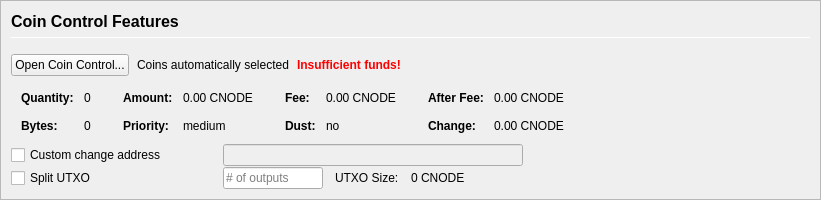
         <widget class="QFrame" name="frameCoinControl">
          <property name="sizePolicy">
           <sizepolicy hsizetype="Expanding" vsizetype="Expanding">
            <horstretch>0</horstretch>
            <verstretch>0</verstretch>
           </sizepolicy>
          </property>
          <property name="maximumSize">
           <size>
            <width>16777215</width>
            <height>16777215</height>
           </size>
          </property>
          <property name="frameShape">
           <enum>QFrame::StyledPanel</enum>
          </property>
          <property name="frameShadow">
           <enum>QFrame::Sunken</enum>
          </property>
          <layout class="QVBoxLayout" name="verticalLayoutCoinControl2">
           <property name="spacing">
            <number>0</number>
           </property>
           <property name="leftMargin">
            <number>0</number>
           </property>
           <property name="topMargin">
            <number>0</number>
           </property>
           <property name="rightMargin">
            <number>0</number>
           </property>
           <property name="bottomMargin">
            <number>0</number>
           </property>
           <item>
            <widget class="QFrame" name="frameCoinControl_BG">
             <layout class="QVBoxLayout" name="verticalLayoutCoinControl" stretch="0,0,0,0,0,0">
              <property name="spacing">
               <number>1</number>
              </property>
              <property name="leftMargin">
               <number>10</number>
              </property>
              <property name="topMargin">
               <number>10</number>
              </property>
              <item>
               <layout class="QHBoxLayout" name="horizontalLayoutCoinControl1">
                <property name="bottomMargin">
                 <number>15</number>
                </property>
                <item>
                 <layout class="QVBoxLayout" name="verticalLayout_3">
                  <property name="spacing">
                   <number>6</number>
                  </property>
                  <item>
                   <widget class="QLabel" name="labelCoinControlFeatures">
                    <property name="sizePolicy">
                     <sizepolicy hsizetype="Preferred" vsizetype="Maximum">
                      <horstretch>0</horstretch>
                      <verstretch>0</verstretch>
                     </sizepolicy>
                    </property>
                    <property name="minimumSize">
                     <size>
                      <width>0</width>
                      <height>20</height>
                     </size>
                    </property>
                    <property name="font">
                     <font>
                      <pointsize>12</pointsize>
                      <weight>75</weight>
                      <bold>true</bold>
                     </font>
                    </property>
                    <property name="styleSheet">
                     <string notr="true">font-weight:bold;</string>
                    </property>
                    <property name="text">
                     <string>Coin Control Features</string>
                    </property>
                   </widget>
                  </item>
                  <item>
                   <widget class="Line" name="line">
                    <property name="minimumSize">
                     <size>
                      <width>0</width>
                      <height>1</height>
                     </size>
                    </property>
                    <property name="maximumSize">
                     <size>
                      <width>16777215</width>
                      <height>1</height>
                     </size>
                    </property>
                    <property name="orientation">
                     <enum>Qt::Horizontal</enum>
                    </property>
                   </widget>
                  </item>
                 </layout>
                </item>
               </layout>
              </item>
              <item>
               <layout class="QHBoxLayout" name="horizontalLayoutCoinControl2" stretch="0,0,0,0">
                <property name="spacing">
                 <number>8</number>
                </property>
                <property name="bottomMargin">
                 <number>10</number>
                </property>
                <item>
                 <widget class="QPushButton" name="pushButtonCoinControl">
                  <property name="styleSheet">
                   <string notr="true"/>
                  </property>
                  <property name="text">
                   <string>Open Coin Control...</string>
                  </property>
                  <property name="autoDefault">
                   <bool>false</bool>
                  </property>
                 </widget>
                </item>
                <item>
                 <widget class="QLabel" name="labelCoinControlAutomaticallySelected">
                  <property name="text">
                   <string>Coins automatically selected</string>
                  </property>
                  <property name="margin">
                   <number>5</number>
                  </property>
                 </widget>
                </item>
                <item>
                 <widget class="QLabel" name="labelCoinControlInsuffFunds">
                  <property name="font">
                   <font>
                    <weight>75</weight>
                    <bold>true</bold>
                   </font>
                  </property>
                  <property name="styleSheet">
                   <string notr="true">color:red;font-weight:bold;</string>
                  </property>
                  <property name="text">
                   <string>Insufficient funds!</string>
                  </property>
                  <property name="margin">
                   <number>5</number>
                  </property>
                 </widget>
                </item>
                <item>
                 <spacer name="horizontalSpacerCoinControl">
                  <property name="orientation">
                   <enum>Qt::Horizontal</enum>
                  </property>
                  <property name="sizeHint" stdset="0">
                   <size>
                    <width>40</width>
                    <height>1</height>
                   </size>
                  </property>
                 </spacer>
                </item>
               </layout>
              </item>
              <item>
               <widget class="QWidget" name="widgetCoinControl" native="true">
                <property name="sizePolicy">
                 <sizepolicy hsizetype="Preferred" vsizetype="Preferred">
                  <horstretch>0</horstretch>
                  <verstretch>0</verstretch>
                 </sizepolicy>
                </property>
                <property name="minimumSize">
                 <size>
                  <width>0</width>
                  <height>0</height>
                 </size>
                </property>
                <property name="styleSheet">
                 <string notr="true"/>
                </property>
                <layout class="QHBoxLayout" name="horizontalLayoutCoinControl5">
                 <property name="leftMargin">
                  <number>0</number>
                 </property>
                 <property name="topMargin">
                  <number>0</number>
                 </property>
                 <property name="rightMargin">
                  <number>0</number>
                 </property>
                 <property name="bottomMargin">
                  <number>0</number>
                 </property>
                 <item>
                  <layout class="QHBoxLayout" name="horizontalLayoutCoinControl3" stretch="0,0,0,1">
                   <property name="spacing">
                    <number>20</number>
                   </property>
                   <property name="topMargin">
                    <number>0</number>
                   </property>
                   <property name="bottomMargin">
                    <number>10</number>
                   </property>
                   <item>
                    <layout class="QFormLayout" name="formLayoutCoinControl1">
                     <property name="horizontalSpacing">
                      <number>10</number>
                     </property>
                     <property name="verticalSpacing">
                      <number>14</number>
                     </property>
                     <property name="leftMargin">
                      <number>10</number>
                     </property>
                     <property name="topMargin">
                      <number>4</number>
                     </property>
                     <property name="rightMargin">
                      <number>6</number>
                     </property>
                     <item row="0" column="0">
                      <widget class="QLabel" name="labelCoinControlQuantityText">
                       <property name="font">
                        <font>
                         <weight>75</weight>
                         <bold>true</bold>
                        </font>
                       </property>
                       <property name="text">
                        <string>Quantity:</string>
                       </property>
                       <property name="margin">
                        <number>0</number>
                       </property>
                      </widget>
                     </item>
                     <item row="0" column="1">
                      <widget class="QLabel" name="labelCoinControlQuantity">
                       <property name="cursor">
                        <cursorShape>IBeamCursor</cursorShape>
                       </property>
                       <property name="contextMenuPolicy">
                        <enum>Qt::ActionsContextMenu</enum>
                       </property>
                       <property name="text">
                        <string notr="true">0</string>
                       </property>
                       <property name="margin">
                        <number>0</number>
                       </property>
                       <property name="textInteractionFlags">
                        <set>Qt::LinksAccessibleByMouse|Qt::TextSelectableByKeyboard|Qt::TextSelectableByMouse</set>
                       </property>
                      </widget>
                     </item>
                     <item row="1" column="0">
                      <widget class="QLabel" name="labelCoinControlBytesText">
                       <property name="font">
                        <font>
                         <weight>75</weight>
                         <bold>true</bold>
                        </font>
                       </property>
                       <property name="text">
                        <string>Bytes:</string>
                       </property>
                      </widget>
                     </item>
                     <item row="1" column="1">
                      <widget class="QLabel" name="labelCoinControlBytes">
                       <property name="cursor">
                        <cursorShape>IBeamCursor</cursorShape>
                       </property>
                       <property name="contextMenuPolicy">
                        <enum>Qt::ActionsContextMenu</enum>
                       </property>
                       <property name="text">
                        <string notr="true">0</string>
                       </property>
                       <property name="textInteractionFlags">
                        <set>Qt::LinksAccessibleByMouse|Qt::TextSelectableByKeyboard|Qt::TextSelectableByMouse</set>
                       </property>
                      </widget>
                     </item>
                    </layout>
                   </item>
                   <item>
                    <layout class="QFormLayout" name="formLayoutCoinControl2">
                     <property name="horizontalSpacing">
                      <number>10</number>
                     </property>
                     <property name="verticalSpacing">
                      <number>14</number>
                     </property>
                     <property name="leftMargin">
                      <number>6</number>
                     </property>
                     <property name="topMargin">
                      <number>4</number>
                     </property>
                     <property name="rightMargin">
                      <number>6</number>
                     </property>
                     <item row="0" column="0">
                      <widget class="QLabel" name="labelCoinControlAmountText">
                       <property name="font">
                        <font>
                         <weight>75</weight>
                         <bold>true</bold>
                        </font>
                       </property>
                       <property name="text">
                        <string>Amount:</string>
                       </property>
                       <property name="margin">
                        <number>0</number>
                       </property>
                      </widget>
                     </item>
                     <item row="0" column="1">
                      <widget class="QLabel" name="labelCoinControlAmount">
                       <property name="cursor">
                        <cursorShape>IBeamCursor</cursorShape>
                       </property>
                       <property name="contextMenuPolicy">
                        <enum>Qt::ActionsContextMenu</enum>
                       </property>
                       <property name="text">
                        <string notr="true">0.00 CNODE</string>
                       </property>
                       <property name="textInteractionFlags">
                        <set>Qt::LinksAccessibleByMouse|Qt::TextSelectableByKeyboard|Qt::TextSelectableByMouse</set>
                       </property>
                      </widget>
                     </item>
                     <item row="1" column="0">
                      <widget class="QLabel" name="labelCoinControlPriorityText">
                       <property name="font">
                        <font>
                         <weight>75</weight>
                         <bold>true</bold>
                        </font>
                       </property>
                       <property name="text">
                        <string>Priority:</string>
                       </property>
                      </widget>
                     </item>
                     <item row="1" column="1">
                      <widget class="QLabel" name="labelCoinControlPriority">
                       <property name="cursor">
                        <cursorShape>IBeamCursor</cursorShape>
                       </property>
                       <property name="contextMenuPolicy">
                        <enum>Qt::ActionsContextMenu</enum>
                       </property>
                       <property name="text">
                        <string>medium</string>
                       </property>
                       <property name="textInteractionFlags">
                        <set>Qt::LinksAccessibleByMouse|Qt::TextSelectableByKeyboard|Qt::TextSelectableByMouse</set>
                       </property>
                      </widget>
                     </item>
                    </layout>
                   </item>
                   <item>
                    <layout class="QFormLayout" name="formLayoutCoinControl3">
                     <property name="horizontalSpacing">
                      <number>10</number>
                     </property>
                     <property name="verticalSpacing">
                      <number>14</number>
                     </property>
                     <property name="leftMargin">
                      <number>6</number>
                     </property>
                     <property name="topMargin">
                      <number>4</number>
                     </property>
                     <property name="rightMargin">
                      <number>6</number>
                     </property>
                     <item row="0" column="0">
                      <widget class="QLabel" name="labelCoinControlFeeText">
                       <property name="font">
                        <font>
                         <weight>75</weight>
                         <bold>true</bold>
                        </font>
                       </property>
                       <property name="text">
                        <string>Fee:</string>
                       </property>
                       <property name="margin">
                        <number>0</number>
                       </property>
                      </widget>
                     </item>
                     <item row="0" column="1">
                      <widget class="QLabel" name="labelCoinControlFee">
                       <property name="cursor">
                        <cursorShape>IBeamCursor</cursorShape>
                       </property>
                       <property name="contextMenuPolicy">
                        <enum>Qt::ActionsContextMenu</enum>
                       </property>
                       <property name="text">
                        <string notr="true">0.00 CNODE</string>
                       </property>
                       <property name="textInteractionFlags">
                        <set>Qt::LinksAccessibleByMouse|Qt::TextSelectableByKeyboard|Qt::TextSelectableByMouse</set>
                       </property>
                      </widget>
                     </item>
                     <item row="1" column="0">
                      <widget class="QLabel" name="labelCoinControlLowOutputText">
                       <property name="font">
                        <font>
                         <weight>75</weight>
                         <bold>true</bold>
                        </font>
                       </property>
                       <property name="text">
                        <string>Dust:</string>
                       </property>
                      </widget>
                     </item>
                     <item row="1" column="1">
                      <widget class="QLabel" name="labelCoinControlLowOutput">
                       <property name="cursor">
                        <cursorShape>IBeamCursor</cursorShape>
                       </property>
                       <property name="contextMenuPolicy">
                        <enum>Qt::ActionsContextMenu</enum>
                       </property>
                       <property name="text">
                        <string>no</string>
                       </property>
                       <property name="textInteractionFlags">
                        <set>Qt::LinksAccessibleByMouse|Qt::TextSelectableByKeyboard|Qt::TextSelectableByMouse</set>
                       </property>
                      </widget>
                     </item>
                    </layout>
                   </item>
                   <item>
                    <layout class="QFormLayout" name="formLayoutCoinControl4">
                     <property name="horizontalSpacing">
                      <number>10</number>
                     </property>
                     <property name="verticalSpacing">
                      <number>14</number>
                     </property>
                     <property name="leftMargin">
                      <number>6</number>
                     </property>
                     <property name="topMargin">
                      <number>4</number>
                     </property>
                     <property name="rightMargin">
                      <number>6</number>
                     </property>
                     <item row="0" column="0">
                      <widget class="QLabel" name="labelCoinControlAfterFeeText">
                       <property name="font">
                        <font>
                         <weight>75</weight>
                         <bold>true</bold>
                        </font>
                       </property>
                       <property name="text">
                        <string>After Fee:</string>
                       </property>
                       <property name="margin">
                        <number>0</number>
                       </property>
                      </widget>
                     </item>
                     <item row="0" column="1">
                      <widget class="QLabel" name="labelCoinControlAfterFee">
                       <property name="cursor">
                        <cursorShape>IBeamCursor</cursorShape>
                       </property>
                       <property name="contextMenuPolicy">
                        <enum>Qt::ActionsContextMenu</enum>
                       </property>
                       <property name="text">
                        <string notr="true">0.00 CNODE</string>
                       </property>
                       <property name="textInteractionFlags">
                        <set>Qt::LinksAccessibleByMouse|Qt::TextSelectableByKeyboard|Qt::TextSelectableByMouse</set>
                       </property>
                      </widget>
                     </item>
                     <item row="1" column="0">
                      <widget class="QLabel" name="labelCoinControlChangeText">
                       <property name="font">
                        <font>
                         <weight>75</weight>
                         <bold>true</bold>
                        </font>
                       </property>
                       <property name="text">
                        <string>Change:</string>
                       </property>
                      </widget>
                     </item>
                     <item row="1" column="1">
                      <widget class="QLabel" name="labelCoinControlChange">
                       <property name="cursor">
                        <cursorShape>IBeamCursor</cursorShape>
                       </property>
                       <property name="contextMenuPolicy">
                        <enum>Qt::ActionsContextMenu</enum>
                       </property>
                       <property name="text">
                        <string notr="true">0.00 CNODE</string>
                       </property>
                       <property name="textInteractionFlags">
                        <set>Qt::LinksAccessibleByMouse|Qt::TextSelectableByKeyboard|Qt::TextSelectableByMouse</set>
                       </property>
                      </widget>
                     </item>
                    </layout>
                   </item>
                  </layout>
                 </item>
                </layout>
               </widget>
              </item>
              <item>
               <layout class="QHBoxLayout" name="horizontalLayoutCoinControl4">
                <property name="spacing">
                 <number>12</number>
                </property>
                <property name="sizeConstraint">
                 <enum>QLayout::SetDefaultConstraint</enum>
                </property>
                <property name="topMargin">
                 <number>0</number>
                </property>
                <property name="rightMargin">
                 <number>0</number>
                </property>
                <item>
                 <widget class="QCheckBox" name="checkBoxCoinControlChange">
                  <property name="sizePolicy">
                   <sizepolicy hsizetype="Preferred" vsizetype="Preferred">
                    <horstretch>0</horstretch>
                    <verstretch>0</verstretch>
                   </sizepolicy>
                  </property>
                  <property name="minimumSize">
                   <size>
                    <width>200</width>
                    <height>0</height>
                   </size>
                  </property>
                  <property name="maximumSize">
                   <size>
                    <width>200</width>
                    <height>16777215</height>
                   </size>
                  </property>
                  <property name="toolTip">
                   <string>If this is activated, but the change address is empty or invalid, change will be sent to a newly generated address.</string>
                  </property>
                  <property name="text">
                   <string>Custom change address</string>
                  </property>
                 </widget>
                </item>
                <item>
                 <widget class="QValidatedLineEdit" name="lineEditCoinControlChange">
                  <property name="enabled">
                   <bool>false</bool>
                  </property>
                  <property name="sizePolicy">
                   <sizepolicy hsizetype="Preferred" vsizetype="Preferred">
                    <horstretch>0</horstretch>
                    <verstretch>0</verstretch>
                   </sizepolicy>
                  </property>
                  <property name="minimumSize">
                   <size>
                    <width>300</width>
                    <height>0</height>
                   </size>
                  </property>
                 </widget>
                </item>
                <item>
                 <widget class="QLabel" name="labelCoinControlChangeLabel">
                  <property name="sizePolicy">
                   <sizepolicy hsizetype="Preferred" vsizetype="Preferred">
                    <horstretch>0</horstretch>
                    <verstretch>0</verstretch>
                   </sizepolicy>
                  </property>
                  <property name="minimumSize">
                   <size>
                    <width>100</width>
                    <height>0</height>
                   </size>
                  </property>
                  <property name="text">
                   <string/>
                  </property>
                  <property name="margin">
                   <number>3</number>
                  </property>
                 </widget>
                </item>
               </layout>
              </item>
              <item>
               <layout class="QHBoxLayout" name="horizontalLayoutCoinControl6">
                <property name="spacing">
                 <number>12</number>
                </property>
                <property name="rightMargin">
                 <number>0</number>
                </property>
                <item>
                 <widget class="QCheckBox" name="splitBlockCheckBox">
                  <property name="sizePolicy">
                   <sizepolicy hsizetype="Preferred" vsizetype="Preferred">
                    <horstretch>0</horstretch>
                    <verstretch>0</verstretch>
                   </sizepolicy>
                  </property>
                  <property name="minimumSize">
                   <size>
                    <width>200</width>
                    <height>0</height>
                   </size>
                  </property>
                  <property name="maximumSize">
                   <size>
                    <width>200</width>
                    <height>16777215</height>
                   </size>
                  </property>
                  <property name="text">
                   <string>Split UTXO</string>
                  </property>
                 </widget>
                </item>
                <item>
                 <widget class="QLineEdit" name="splitBlockLineEdit">
                  <property name="sizePolicy">
                   <sizepolicy hsizetype="Preferred" vsizetype="Preferred">
                    <horstretch>50</horstretch>
                    <verstretch>0</verstretch>
                   </sizepolicy>
                  </property>
                  <property name="minimumSize">
                   <size>
                    <width>100</width>
                    <height>0</height>
                   </size>
                  </property>
                  <property name="maximumSize">
                   <size>
                    <width>100</width>
                    <height>16777215</height>
                   </size>
                  </property>
                  <property name="placeholderText">
                   <string># of outputs</string>
                  </property>
                 </widget>
                </item>
                <item>
                 <widget class="QLabel" name="labelBlockSizeText">
                  <property name="text">
                   <string>UTXO Size:</string>
                  </property>
                 </widget>
                </item>
                <item>
                 <widget class="QLabel" name="labelBlockSize">
                  <property name="text">
                   <string>0 CNODE</string>
                  </property>
                 </widget>
                </item>
                <item>
                 <spacer name="horizontalSpacer_7">
                  <property name="orientation">
                   <enum>Qt::Horizontal</enum>
                  </property>
                  <property name="sizeHint" stdset="0">
                   <size>
                    <width>40</width>
                    <height>20</height>
                   </size>
                  </property>
                 </spacer>
                </item>
               </layout>
              </item>
              <item>
               <spacer name="verticalSpacerCoinControl">
                <property name="orientation">
                 <enum>Qt::Vertical</enum>
                </property>
                <property name="sizeHint" stdset="0">
                 <size>
                  <width>800</width>
                  <height>1</height>
                 </size>
                </property>
               </spacer>
              </item>
             </layout>
            </widget>
           </item>
          </layout>
         </widget>
